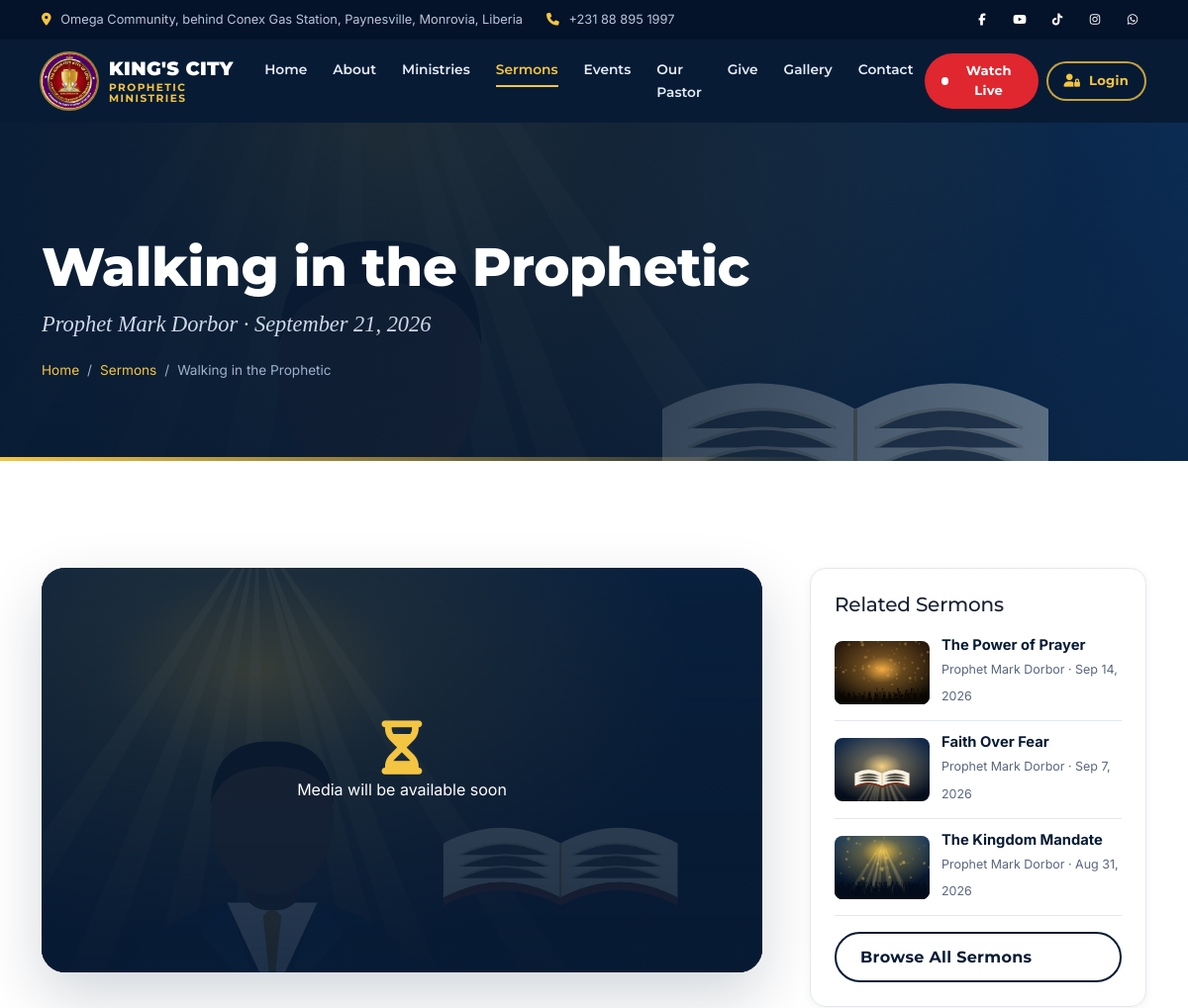
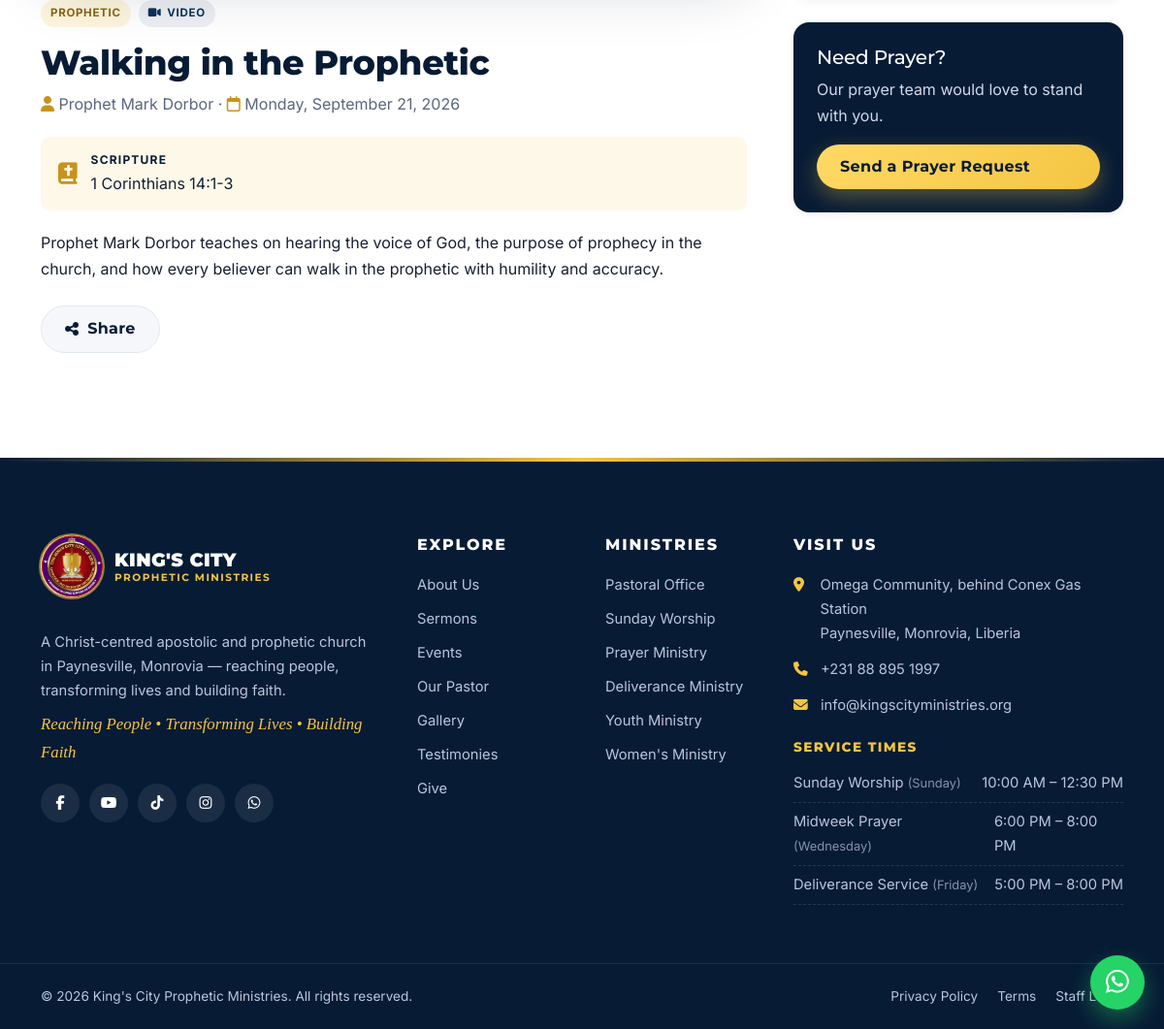
Page /sermon-details.php?slug=walking-in-the-prophetic on the committed database (2 pictures, top to bottom).
### tables this page shows
CREATE TABLE social_links (
  id         INT UNSIGNED AUTO_INCREMENT PRIMARY KEY,
  platform   VARCHAR(40) NOT NULL,
  url        VARCHAR(255) NOT NULL,
  icon       VARCHAR(60) NOT NULL,
  sort_order SMALLINT NOT NULL DEFAULT 0,
  is_active  TINYINT(1) NOT NULL DEFAULT 1
);

CREATE TABLE sermons (
  id             INT UNSIGNED AUTO_INCREMENT PRIMARY KEY,
  title          VARCHAR(200) NOT NULL,
  slug           VARCHAR(220) NOT NULL UNIQUE,
  speaker        VARCHAR(120) NOT NULL,
  sermon_date    DATE NOT NULL,
  category_id    INT UNSIGNED NULL,
  media_type     ENUM('video','audio') NOT NULL DEFAULT 'video',
  video_url      VARCHAR(255) NULL COMMENT 'YouTube / Facebook link',
  video_file     VARCHAR(255) NULL,
  audio_file     VARCHAR(255) NULL,
  thumbnail      VARCHAR(255) NULL,
  scripture      VARCHAR(160) NULL,
  description    TEXT NULL,
  is_featured    TINYINT(1) NOT NULL DEFAULT 0,
  allow_download TINYINT(1) NOT NULL DEFAULT 0,
  status         ENUM('draft','published') NOT NULL DEFAULT 'draft',
  views          INT UNSIGNED NOT NULL DEFAULT 0,
  created_by     INT UNSIGNED NULL,
  created_at     TIMESTAMP NOT NULL DEFAULT CURRENT_TIMESTAMP,
  updated_at     TIMESTAMP NOT NULL DEFAULT CURRENT_TIMESTAMP ON UPDATE CURRENT_TIMESTAMP,
  FOREIGN KEY (category_id) REFERENCES sermon_categories(id) ON DELETE SET NULL,
  FOREIGN KEY (created_by) REFERENCES users(id) ON DELETE SET NULL,
  INDEX idx_sermons_pub (status, sermon_date),
  FULLTEXT INDEX ft_sermons (title, speaker, scripture, description)
);

CREATE TABLE sermon_categories (
  id         INT UNSIGNED AUTO_INCREMENT PRIMARY KEY,
  name       VARCHAR(80) NOT NULL,
  slug       VARCHAR(100) NOT NULL UNIQUE,
  sort_order SMALLINT NOT NULL DEFAULT 0
);

CREATE TABLE departments (
  id               INT UNSIGNED AUTO_INCREMENT PRIMARY KEY,
  name             VARCHAR(120) NOT NULL,
  slug             VARCHAR(140) NOT NULL UNIQUE,
  description      TEXT NULL,
  image            VARCHAR(255) NULL,
  icon             VARCHAR(60)  NULL DEFAULT 'fa-church',
  head_user_id     INT UNSIGNED NULL,
  head_name        VARCHAR(120) NULL COMMENT 'Shown publicly when the head has no account',
  contact_email    VARCHAR(190) NULL,
  contact_phone    VARCHAR(40)  NULL,
  meeting_schedule VARCHAR(255) NULL,
  is_public        TINYINT(1) NOT NULL DEFAULT 1 COMMENT 'Listed on the public Ministries page',
  sort_order       SMALLINT NOT NULL DEFAULT 0,
  status           ENUM('active','inactive') NOT NULL DEFAULT 'active',
  created_at       TIMESTAMP NOT NULL DEFAULT CURRENT_TIMESTAMP,
  updated_at       TIMESTAMP NOT NULL DEFAULT CURRENT_TIMESTAMP ON UPDATE CURRENT_TIMESTAMP,
  FOREIGN KEY (head_user_id) REFERENCES users(id) ON DELETE SET NULL,
  INDEX idx_dept_status (status, sort_order)
);

CREATE TABLE service_times (
  id          INT UNSIGNED AUTO_INCREMENT PRIMARY KEY,
  name        VARCHAR(120) NOT NULL,
  day_of_week VARCHAR(20) NOT NULL,
  start_time  TIME NOT NULL,
  end_time    TIME NULL,
  description VARCHAR(255) NULL,
  sort_order  SMALLINT NOT NULL DEFAULT 0,
  is_active   TINYINT(1) NOT NULL DEFAULT 1
);

### sermon-details.php (the view, shortened to what the rows shown need)
<?php
require __DIR__ . '/includes/bootstrap.php';
$sermon = Sermon::bySlug((string) ($_GET['slug'] ?? '')) ?? abort(404, 'This sermon could not be found.');
$related = Sermon::related($sermon);
$embed = video_embed_url($sermon['video_url']);
$thumb = Sermon::thumb($sermon);
require __DIR__ . '/includes/header.php';
echo page_banner($sermon['title'], $sermon['speaker'] . ' · ' . format_date($sermon['sermon_date'], 'F j, Y'), $sermon['thumbnail'] ?: 'assets/images/placeholders/sermon.svg', ['Sermons' => 'sermons.php']);
?>
<section class="section">
  <div class="container">
    <div class="row g-5">
      <div class="col-lg-8">
        <div class="player-card" data-aos="fade-up">
          <?php if ($embed): ?>
            <div class="ratio ratio-16x9"><iframe src="<?= e($embed) ?>" title="<?= e($sermon['title']) ?>" loading="lazy" allow="accelerometer; autoplay; clipboard-write; encrypted-media; gyroscope; picture-in-picture" allowfullscreen></iframe></div>
          <?php elseif ($sermon['video_file']): ?>
            <video controls preload="metadata" poster="<?= e($thumb) ?>" class="w-100"><source src="<?= e(media_url($sermon['video_file'])) ?>" type="video/<?= str_ends_with($sermon['video_file'], '.webm') ? 'webm' : 'mp4' ?>">Your browser does not support video playback.</video>
          <?php else: ?>
            <div class="audio-cover" style="--cover:url('<?= e($thumb) ?>')"><div><i class="fa-solid <?= $sermon['audio_file'] ? 'fa-headphones' : 'fa-hourglass-half' ?>" aria-hidden="true"></i><p><?= $sermon['audio_file'] ? 'Audio Sermon' : 'Media will be available soon' ?></p></div></div>
          <?php endif; ?>
        </div>
        <article class="sermon-article" data-aos="fade-up">
          <div class="d-flex flex-wrap gap-2 mb-3">
            <?php if ($sermon['category_name']): ?><a class="tag tag-gold" href="<?= e(url('sermons.php?filter=' . rawurlencode($sermon['category_slug']))) ?>"><?= e($sermon['category_name']) ?></a><?php endif; ?>
            <span class="tag"><i class="fa-solid <?= $sermon['media_type'] === 'audio' ? 'fa-headphones' : 'fa-video' ?>" aria-hidden="true"></i> <?= e(ucfirst($sermon['media_type'])) ?></span>
          </div>
          <h2><?= e($sermon['title']) ?></h2>
          <p class="meta"><i class="fa-solid fa-user" aria-hidden="true"></i> <?= e($sermon['speaker']) ?> · <i class="fa-regular fa-calendar" aria-hidden="true"></i> <?= e(format_date($sermon['sermon_date'], 'l, F j, Y')) ?></p>
          <?php if ($sermon['scripture']): ?><div class="scripture-box"><i class="fa-solid fa-book-bible" aria-hidden="true"></i><div><strong>Scripture</strong><?= e($sermon['scripture']) ?></div></div><?php endif; ?>
          <div class="rich-text"><?= paragraphs($sermon['description']) ?></div>
          <div class="d-flex flex-wrap gap-3 mt-4">
            <button class="btn btn-light" type="button" data-share data-title="<?= e($sermon['title']) ?>"><i class="fa-solid fa-share-nodes" aria-hidden="true"></i> Share</button>
          </div>
        </article>
      </div>
      <aside class="col-lg-4">
        <div class="side-card" data-aos="fade-left">
          <h2 class="h5">Related Sermons</h2>
          <?php foreach ($related as $r): ?>
            <a class="related-item" href="<?= e(url('sermon-details.php?slug=' . rawurlencode($r['slug']))) ?>">
              <img src="<?= e(Sermon::thumb($r)) ?>" alt="" loading="lazy" width="96" height="64">
              <span><strong><?= e($r['title']) ?></strong><small><?= e($r['speaker']) ?> · <?= e(format_date($r['sermon_date'])) ?></small></span>
            </a>
          <?php endforeach; ?>
        </div>
        <div class="side-card navy mt-4" data-aos="fade-left" data-aos-delay="100">
          <h2 class="h5">Need Prayer?</h2><p>Our prayer team would love to stand with you.</p>
        </div>
      </aside>
    </div>
  </div>
</section>
<?php require __DIR__ . '/includes/footer.php'; ?>

### includes/components.php (shortened to what the rows shown need)
<?php
function bg_video_tag(?array $hero, string $class = 'bg-video'): string
{
    if (!HeroVideo::hasVideo($hero)) {
        return '';
    }
    $poster = media_url($hero['poster'], 'assets/images/placeholders/hero-poster.svg');
    return '<video class="' . e($class) . '" autoplay muted loop playsinline preload="none" poster="' . e($poster) . '" aria-hidden="true" tabindex="-1" data-bg-video'
        . ' data-mobile-src="' . e($hero['video_mobile'] ? media_url($hero['video_mobile']) : '') . '">'
        . ($hero['video_webm'] ? '<source data-src="' . e(media_url($hero['video_webm'])) . '" type="video/webm">' : '')
        . ($hero['video_mp4'] ? '<source data-src="' . e(media_url($hero['video_mp4'])) . '" type="video/mp4">' : '')
        . '</video>';
}
function page_banner(string $title, string $subtitle = '', string $image = 'assets/images/placeholders/hero-poster.svg', array $crumbs = [], string $heroPage = ''): string
{
    $hero = $heroPage ? HeroVideo::active($heroPage) : null;
    $video = bg_video_tag($hero);
    $crumbHtml = '<nav aria-label="Breadcrumb"><ol class="breadcrumb"><li class="breadcrumb-item"><a href="' . e(url()) . '">Home</a></li>';
    foreach ($crumbs as $label => $href) {
        $crumbHtml .= $href ? '<li class="breadcrumb-item"><a href="' . e(url($href)) . '">' . e($label) . '</a></li>' : '';
    }
    $crumbHtml .= '<li class="breadcrumb-item active" aria-current="page">' . e($title) . '</li></ol></nav>';
    return '<section class="page-banner' . ($video ? ' has-video' : '') . '" style="--banner:url(\'' . e(media_url($image)) . '\')">' . $video . '<div class="container">'
        . '<h1 data-aos="fade-up">' . e($title) . '</h1>' . ($subtitle ? '<p data-aos="fade-up" data-aos-delay="100">' . e($subtitle) . '</p>' : '')
        . '<div data-aos="fade-up" data-aos-delay="150">' . $crumbHtml . '</div></div></section>';
}
function social_icons(string $class = 'social-icons'): string
{
    $html = '<ul class="' . e($class) . '">';
    foreach (social_links() as $s) {
        $html .= '<li><a href="' . e($s['url']) . '" target="_blank" rel="noopener" aria-label="' . e($s['platform']) . '"><i class="fa-brands ' . e($s['icon']) . '" aria-hidden="true"></i></a></li>';
    }
    return $html . '</ul>';
}

### includes/footer.php (shortened to what the rows shown need)
<?php
$footerMinistries = DB::all("SELECT name, slug FROM departments WHERE status = 'active' AND is_public = 1 ORDER BY sort_order LIMIT 6");
?>
</main>
<footer class="site-footer">
  <div class="container">
    <div class="row g-5">
      <div class="col-lg-4">
        <?= social_icons() ?>
      </div>
      <div class="col-6 col-lg-2">
        <h2 class="footer-title">Explore</h2>
      </div>
      <div class="col-6 col-lg-2">
        <h2 class="footer-title">Ministries</h2>
        <ul class="footer-links">
          <?php foreach ($footerMinistries as $m): ?><li><a href="<?= e(url('ministries.php#' . $m['slug'])) ?>"><?= e($m['name']) ?></a></li><?php endforeach; ?>
        </ul>
      </div>
      <div class="col-lg-4">
        <h2 class="footer-title">Visit Us</h2>
        <ul class="service-list">
          <?php foreach (service_times() as $s): ?>
            <li><span><?= e($s['name']) ?> <small>(<?= e($s['day_of_week']) ?>)</small></span><span><?= e(time_range($s['start_time'], $s['end_time'])) ?></span></li>
          <?php endforeach; ?>
        </ul>
      </div>
    </div>
  </div>
</footer>
</body>
</html>

### rows in the picture
sermons: thumbnail (picture), category.name "PROPHETIC", media_type "VIDEO", title "Walking in the Prophetic", speaker "Prophet Mark Dorbor", sermon_date "Monday, September 21, 2026", scripture "1 Corinthians 14:1-3", description "Prophet Mark Dorbor teaches on hearing the voice of God, the purpose of prophecy in the church, and how every believer can walk in the prophetic with humility and accuracy."
sermons: thumbnail (picture), title "The Power of Prayer", speaker "Prophet Mark Dorbor", sermon_date "Sep 14, 2026"
sermons: thumbnail (picture), title "Faith Over Fear", speaker "Prophet Mark Dorbor", sermon_date "Sep 7, 2026"
sermons: thumbnail (picture), title "The Kingdom Mandate", speaker "Prophet Mark Dorbor", sermon_date "Aug 31, 2026"
departments: name "Pastoral Office"
departments: name "Sunday Worship"
departments: name "Prayer Ministry"
departments: name "Deliverance Ministry"
departments: name "Youth Ministry"
departments: name "Women's Ministry"
service_times: name "Sunday Worship", day_of_week "Sunday", time_range($s['start_time'], $s['end_time']) "10:00 AM – 12:30 PM"
service_times: name "Midweek Prayer", day_of_week "Wednesday", time_range($s['start_time'], $s['end_time']) "6:00 PM – 8:00 PM"
service_times: name "Deliverance Service", day_of_week "Friday", time_range($s['start_time'], $s['end_time']) "5:00 PM – 8:00 PM"

### other values in the picture
church_address_line() "Omega Community, behind Conex Gas Station, Paynesville, Monrovia, Liberia"
setting('phone') "+231 88 895 1997"
$shortName "KING'S CITY"
$restName "PROPHETIC MINISTRIES"
$label "Home"
$label "About"
$label "Ministries"
$label "Sermons"
$label "Events"
$label "Our Pastor"
$label "Give"
$label "Gallery"
$label "Contact"
$title "Walking in the Prophetic"
$subtitle "Prophet Mark Dorbor · September 21, 2026"
